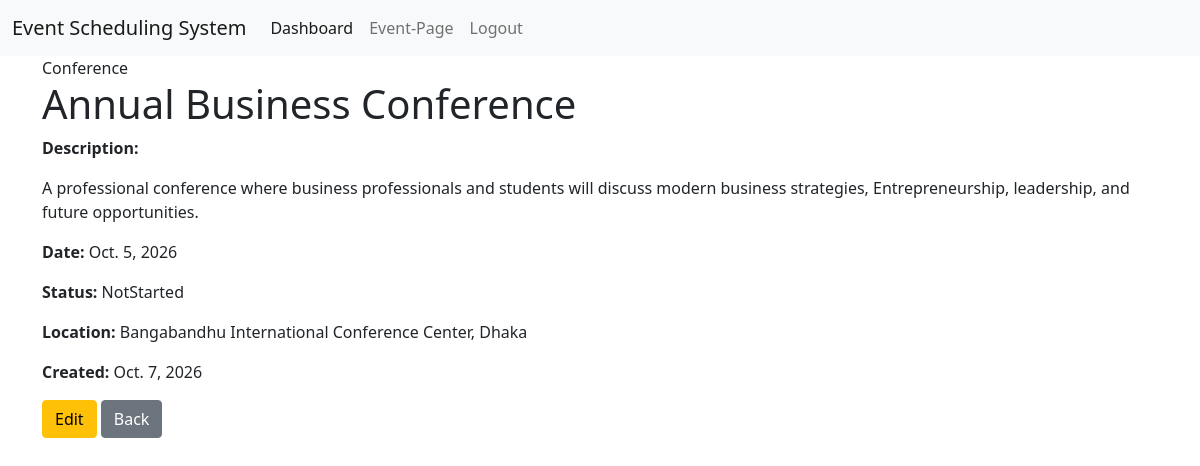
The page /event-details/1 (signed in) on the database its author committed.
### event_app/models.py (models this page shows, shortened)
class EventModel(models.Model):
    EVENT_TYPES =[
        ('Conference','Conference'),
        ('Concert','Concert'),
        ('Wedding','Wedding'),
    ]
    STATUS_TYPES =[
        ('NotStarted','NotStarted'),
        ('InProgress','InProgress'),
        ('Completed','Completed'),
    ]
    user = models.ForeignKey(
        EventUserModel,
        on_delete=models.CASCADE,
        related_name='events'
    )
    event_title = models.CharField(max_length=100,null=True)
    event_type = models.CharField(choices=EVENT_TYPES,max_length=20,null=True)
    event_description = models.TextField(max_length=100,null=True)
    event_date = models.DateField(null=True)
    status = models.CharField(choices=STATUS_TYPES,max_length=20,null=True)
    location = models.CharField(max_length=200,null=True)
    created_at = models.DateField(auto_now_add=True)

### event_app/views.py (the view)
# urls.py: path('event-details/<str:e_id>',event_details, name='event_details'),
@login_required
def event_details(request, e_id):
    event = get_object_or_404(EventModel,id=e_id)
    context = {
        'event': event
    }
    return render(request,'pages/event_details.html',context)

### event_app/templates/pages/event_details.html (shortened to what this page needs)
{% extends 'master/base.html' %}
{% block content %}
<div class="detail-card">
    <span class="event-type">{{ event.event_type }}</span>
    <h1>{{ event.event_title }}</h1>
    <p>
        <strong>Description:</strong>
    </p>
    <p>
        {{ event.event_description }}
    </p>
    <p>
        <strong>Date:</strong>
        {{ event.event_date }}
    </p>
    <p>
        <strong>Status:</strong>
        {{ event.get_status_display }}
    </p>
    <p>
        <strong>Location:</strong>
        {{ event.location }}
    </p>
    <p>
        <strong>Created:</strong>
        {{ event.created_at }}
    </p>
    {% if delete_confirmation %}
        <hr>
        <h3>Are you sure you want to delete this event?</h3>
        <form
            method="POST" action="{% url 'event_delete' event.id %}">
            {% csrf_token %}
            <button type="submit" class="btn delete-btn"> Delete</button>
            <a href="{% url 'my_events' %}" class="btn btn-secondary">Cancel</a>
        </form>
    {% else %}
        {% if event.user == user %}
            <a href="{% url 'event_update' event.id %}" class="btn btn-warning">Edit</a>
            <a href="{% url 'dashboard' %}" class="btn btn-secondary">Back</a>
        {% endif %}
    {% endif %}
</div>
{% endblock %}

### rows shown on the page
EventModel: event_type "Conference", event_title "Annual Business Conference", event_description "A professional conference where business professionals and students will discuss modern business strategies, Entrepreneurship, leadership, and future opportunities.", event_date "Oct. 5, 2026", status "NotStarted", location "Bangabandhu International Conference Center, Dhaka", created_at "Oct. 7, 2026"
